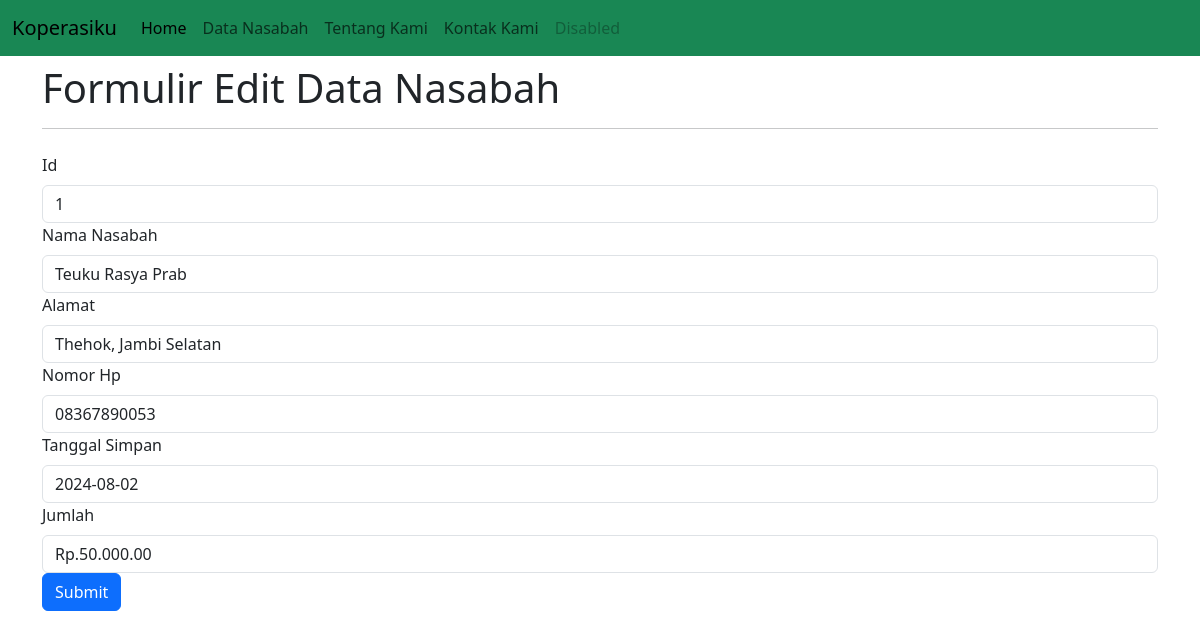
/nasabah/edit/1, run on the app's committed database.
### tables this page shows
CREATE TABLE `tbl_simpan` (
  `id` int(11) NOT NULL,
  `nama_nasabah` varchar(255) NOT NULL,
  `alamat` varchar(255) NOT NULL,
  `no_hp` varchar(255) NOT NULL,
  `tgl_simpan` date NOT NULL,
  `jumlah` varchar(255) NOT NULL
);

### application/controllers/Nasabah.php (called while the page is built, shortened)
<?php
class Nasabah extends CI_Controller {
	public function __construct()
	{
		$this->load->model('Nasabah_model');
		$this->load->library('form_validation');
	}
public function edit($id)
{
	$data['judul'] = 'Edit | Koperasi';
	$data['nasabah'] = $this->Nasabah_model->getNasabahById($id);
		$this->form_validation->set_rules('id', 'Id', 'required');
		$this->form_validation->set_rules('nama_nasabah', 'Nama_nasabah', 'required');
		$this->form_validation->set_rules('alamat', 'Alamat', 'required');
		$this->form_validation->set_rules('no_hp', 'No_hp', 'required');
		$this->form_validation->set_rules('tgl_simpan', 'Tgl_simpan', 'required');
		$this->form_validation->set_rules('jumlah', 'Jumlah', 'required');
		if ($this->form_validation->run() == FALSE) {
			$this->load->view('templates/header', $data);
			$this->load->view('templates/navbar');
			$this->load->view('nasabah/edit');
			$this->load->view('templates/footer', $data);
		} else {
			$this->Nasabah_model->updatenasabah($id);
			$this->session->set_flashdata('flash', 'Diedit');
			redirect('nasabah');
		}
}
}

### index.php (called while the page is built, shortened)
<?php
require_once BASEPATH.'core/CodeIgniter.php';

### application/models/Nasabah_model.php (called while the page is built, shortened)
<?php
class Nasabah_model extends CI_model{
    public function getNasabahById($id)
    {
        return $this->db->get_where('tbl_simpan',['id' => $id])->row_array();
    }
}
?>

### application/views/nasabah/edit.php (the view)
<div class="container">
    <div class="row mt-2">
        <div class="col-md-12">
            <h1>Formulir Edit Data Nasabah</h1>
            <hr>
        </div>
    </div>
    <div class="row mt-2">
        <div class="col-md-12">
  <div class="mb-3">
    <form id="form_advanced_validation" method="post">
    <label for="id" class="form-label">Id</label>
    <input type="text" class="form-control" id="id" name="id" value="<?= $nasabah['id']; ?>">
    <div class="mb-3">
    <label for="nama_nasabah" class="form-label">Nama Nasabah</label>
    <input type="text" class="form-control" id="nama_nasabah" name="nama_nasabah" value="<?= $nasabah['nama_nasabah']; ?>">
    <div class="mb-3">
    <label for="alamat" class="form-label">Alamat</label>
    <input type="text" class="form-control" id="alamat" name="alamat" value="<?= $nasabah['alamat']; ?>">
    <div class="mb-3">
    <label for="no_hp" class="form-label">Nomor Hp</label>
    <input type="text" class="form-control" id="no_hp" name="no_hp" value="<?= $nasabah['no_hp']; ?>">
    <div class="mb-3">
    <label for="tgl_simpan" class="form-label">Tanggal Simpan</label>
    <input type="text" class="form-control" id="tgl_simpan" name="tgl_simpan" value="<?= $nasabah['tgl_simpan']; ?>">
    <div class="mb-3">
    <label for="jumlah" class="form-label">Jumlah</label>
    <input type="text" class="form-control" id="jumlah" name="jumlah" value="<?= $nasabah['jumlah']; ?>">
  <button type="submit" class="btn btn-primary">Submit</button>
</form>
        </div>
    </div>
</div>

### data on the page
tbl_simpan: id "1", nama_nasabah "Teuku Rasya Prab", alamat "Thehok, Jambi Selatan", no_hp "08367890053", tgl_simpan "2024-08-02", jumlah "Rp.50.000.00"
